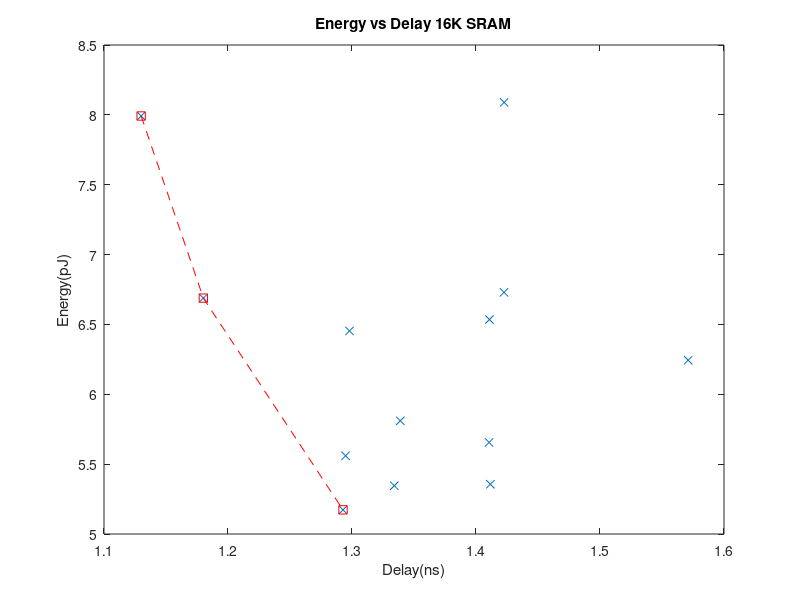

This chart was generated by the following MATLAB code:
function [] = eplot()

% Get data - Plot E-D Curve
load ./optOut_16k.dat;
optOut_16k=sortrows(optOut_16k,5);
delay = optOut_16k(:,5) * 1e9;
energy = optOut_16k(:,4) * 1e12;

% Get optimal points
minE = 10;
j = 1;
for i = 1:size(energy)
   e = energy(i);
   d = delay(i);

   if e < minE
      %fprintf('sss');
      del(j,1) = d;
      en(j,1) = e;
      minE =e;
      j=j+1;
   end	
   %fprintf('energy=%e, delay=%e\n',e,d);
end   

grid on;
plot(delay,energy,'x')
hold on;
plot(del,en,'--rs');
ylabel('Energy(pJ)');
xlabel('Delay(ns)');
title('Energy vs Delay 16K SRAM');
print(gcf, '-depsc', '16k_SRAM_E_D.eps');
%close(gcf);
%exit;             
